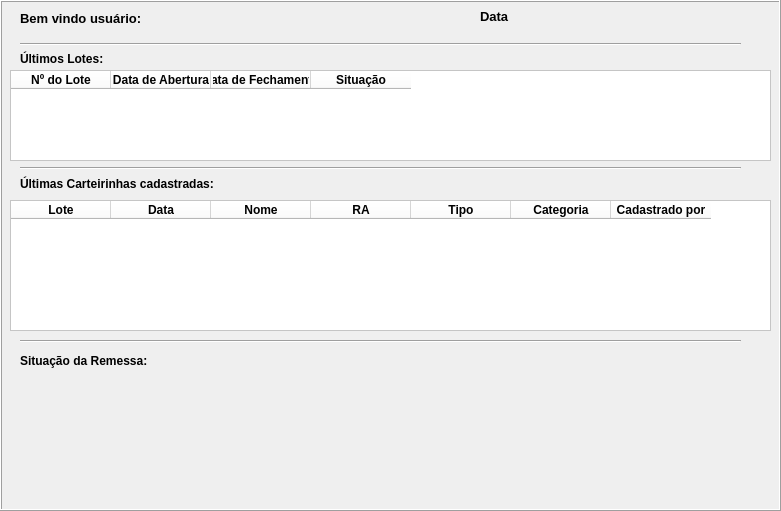
   <widget class="QFrame" name="home">
    <property name="geometry">
     <rect>
      <x>10</x>
      <y>120</y>
      <width>781</width>
      <height>511</height>
     </rect>
    </property>
    <property name="frameShape">
     <enum>QFrame::Box</enum>
    </property>
    <property name="frameShadow">
     <enum>QFrame::Raised</enum>
    </property>
    <widget class="QLabel" name="label_7">
     <property name="geometry">
      <rect>
       <x>20</x>
       <y>10</y>
       <width>121</width>
       <height>16</height>
      </rect>
     </property>
     <property name="font">
      <font>
       <pointsize>10</pointsize>
       <weight>75</weight>
       <bold>true</bold>
      </font>
     </property>
     <property name="text">
      <string>Bem vindo usuário:</string>
     </property>
    </widget>
    <widget class="QLabel" name="label_8">
     <property name="geometry">
      <rect>
       <x>160</x>
       <y>10</y>
       <width>161</width>
       <height>16</height>
      </rect>
     </property>
     <property name="font">
      <font>
       <weight>75</weight>
       <bold>true</bold>
      </font>
     </property>
     <property name="styleSheet">
      <string notr="true">color: rgb(0, 85, 255);</string>
     </property>
     <property name="text">
      <string/>
     </property>
    </widget>
    <widget class="QLabel" name="label_32">
     <property name="geometry">
      <rect>
       <x>20</x>
       <y>51</y>
       <width>91</width>
       <height>16</height>
      </rect>
     </property>
     <property name="font">
      <font>
       <weight>75</weight>
       <bold>true</bold>
      </font>
     </property>
     <property name="text">
      <string>Últimos Lotes:</string>
     </property>
    </widget>
    <widget class="QLabel" name="label_33">
     <property name="geometry">
      <rect>
       <x>20</x>
       <y>176</y>
       <width>201</width>
       <height>16</height>
      </rect>
     </property>
     <property name="font">
      <font>
       <weight>75</weight>
       <bold>true</bold>
      </font>
     </property>
     <property name="text">
      <string>Últimas Carteirinhas cadastradas:</string>
     </property>
    </widget>
    <widget class="Line" name="line">
     <property name="geometry">
      <rect>
       <x>20</x>
       <y>36</y>
       <width>721</width>
       <height>16</height>
      </rect>
     </property>
     <property name="orientation">
      <enum>Qt::Horizontal</enum>
     </property>
    </widget>
    <widget class="Line" name="line_7">
     <property name="geometry">
      <rect>
       <x>20</x>
       <y>160</y>
       <width>721</width>
       <height>16</height>
      </rect>
     </property>
     <property name="orientation">
      <enum>Qt::Horizontal</enum>
     </property>
    </widget>
    <widget class="Line" name="line_8">
     <property name="geometry">
      <rect>
       <x>20</x>
       <y>333</y>
       <width>721</width>
       <height>16</height>
      </rect>
     </property>
     <property name="orientation">
      <enum>Qt::Horizontal</enum>
     </property>
    </widget>
    <widget class="QLabel" name="label_34">
     <property name="geometry">
      <rect>
       <x>480</x>
       <y>10</y>
       <width>47</width>
       <height>13</height>
      </rect>
     </property>
     <property name="font">
      <font>
       <pointsize>10</pointsize>
       <weight>75</weight>
       <bold>true</bold>
      </font>
     </property>
     <property name="text">
      <string>Data</string>
     </property>
    </widget>
    <widget class="QLabel" name="label_35">
     <property name="geometry">
      <rect>
       <x>20</x>
       <y>353</y>
       <width>161</width>
       <height>16</height>
      </rect>
     </property>
     <property name="font">
      <font>
       <weight>75</weight>
       <bold>true</bold>
      </font>
     </property>
     <property name="text">
      <string>Situação da Remessa:</string>
     </property>
    </widget>
    <widget class="QTableWidget" name="tableWidget">
     <property name="geometry">
      <rect>
       <x>10</x>
       <y>70</y>
       <width>761</width>
       <height>91</height>
      </rect>
     </property>
     <property name="styleSheet">
      <string notr="true">background-color: rgb(255, 255, 255);</string>
     </property>
     <column>
      <property name="text">
       <string>Nº do Lote</string>
      </property>
      <property name="font">
       <font>
        <weight>75</weight>
        <bold>true</bold>
       </font>
      </property>
      <property name="textAlignment">
       <set>AlignCenter</set>
      </property>
     </column>
     <column>
      <property name="text">
       <string>Data de Abertura</string>
      </property>
      <property name="font">
       <font>
        <weight>75</weight>
        <bold>true</bold>
       </font>
      </property>
      <property name="textAlignment">
       <set>AlignCenter</set>
      </property>
     </column>
     <column>
      <property name="text">
       <string>Data de Fechamento</string>
      </property>
      <property name="font">
       <font>
        <weight>75</weight>
        <bold>true</bold>
       </font>
      </property>
      <property name="textAlignment">
       <set>AlignCenter</set>
      </property>
     </column>
     <column>
      <property name="text">
       <string>Situação</string>
      </property>
      <property name="font">
       <font>
        <weight>75</weight>
        <bold>true</bold>
       </font>
      </property>
      <property name="textAlignment">
       <set>AlignCenter</set>
      </property>
     </column>
    </widget>
    <widget class="QTableWidget" name="tableWidget_2">
     <property name="geometry">
      <rect>
       <x>10</x>
       <y>200</y>
       <width>761</width>
       <height>131</height>
      </rect>
     </property>
     <property name="styleSheet">
      <string notr="true">background-color: rgb(255, 255, 255);</string>
     </property>
     <column>
      <property name="text">
       <string>Lote</string>
      </property>
      <property name="font">
       <font>
        <weight>75</weight>
        <bold>true</bold>
       </font>
      </property>
      <property name="textAlignment">
       <set>AlignCenter</set>
      </property>
     </column>
     <column>
      <property name="text">
       <string>Data</string>
      </property>
      <property name="font">
       <font>
        <weight>75</weight>
        <bold>true</bold>
       </font>
      </property>
      <property name="textAlignment">
       <set>AlignCenter</set>
      </property>
     </column>
     <column>
      <property name="text">
       <string>Nome</string>
      </property>
      <property name="font">
       <font>
        <weight>75</weight>
        <bold>true</bold>
       </font>
      </property>
      <property name="textAlignment">
       <set>AlignCenter</set>
      </property>
     </column>
     <column>
      <property name="text">
       <string>RA</string>
      </property>
      <property name="font">
       <font>
        <weight>75</weight>
        <bold>true</bold>
       </font>
      </property>
      <property name="textAlignment">
       <set>AlignCenter</set>
      </property>
     </column>
     <column>
      <property name="text">
       <string>Tipo</string>
      </property>
      <property name="font">
       <font>
        <weight>75</weight>
        <bold>true</bold>
       </font>
      </property>
      <property name="textAlignment">
       <set>AlignCenter</set>
      </property>
     </column>
     <column>
      <property name="text">
       <string>Categoria</string>
      </property>
      <property name="font">
       <font>
        <weight>75</weight>
        <bold>true</bold>
       </font>
      </property>
      <property name="textAlignment">
       <set>AlignCenter</set>
      </property>
     </column>
     <column>
      <property name="text">
       <string>Cadastrado por</string>
      </property>
      <property name="font">
       <font>
        <weight>75</weight>
        <bold>true</bold>
       </font>
      </property>
      <property name="textAlignment">
       <set>AlignCenter</set>
      </property>
     </column>
    </widget>
   </widget>
